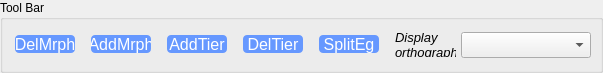
     <widget class="QGroupBox" name="eControlsBox">
      <property name="geometry">
       <rect>
        <x>254</x>
        <y>390</y>
        <width>603</width>
        <height>73</height>
       </rect>
      </property>
      <property name="styleSheet">
       <string notr="true">QPushButton {
     border: 0px solid black;
     min-width: 60px;
	 min-height: 18px;
     max-width: 60px;
	 max-height: 18px;
	background: #6698FF;
	color: white;    
	border: 0px solid black;
	border-radius: 4px;
    	padding: 0 0 0 0;
    	margin: 0 0 0 0;
}

QPushButton:pressed {
	background: #1E90FF;
	border: 2px outset #1E90FF;
}</string>
      </property>
      <property name="title">
       <string>Tool Bar</string>
      </property>
      <widget class="QPushButton" name="eDeleteBtn">
       <property name="geometry">
        <rect>
         <x>15</x>
         <y>35</y>
         <width>60</width>
         <height>18</height>
        </rect>
       </property>
       <property name="font">
        <font>
         <pointsize>12</pointsize>
        </font>
       </property>
       <property name="toolTip">
        <string>remove column from table,
removes morph from analysis</string>
       </property>
       <property name="text">
        <string>DelMrph</string>
       </property>
      </widget>
      <widget class="QPushButton" name="eAddMorphBtn">
       <property name="geometry">
        <rect>
         <x>91</x>
         <y>35</y>
         <width>60</width>
         <height>18</height>
        </rect>
       </property>
       <property name="font">
        <font>
         <pointsize>12</pointsize>
        </font>
       </property>
       <property name="toolTip">
        <string>&lt;html&gt;&lt;head/&gt;&lt;body&gt;&lt;p&gt;add column to table&lt;/p&gt;&lt;/body&gt;&lt;/html&gt;</string>
       </property>
       <property name="text">
        <string>AddMrph</string>
       </property>
      </widget>
      <widget class="QPushButton" name="eAddAnnotationBtn">
       <property name="geometry">
        <rect>
         <x>167</x>
         <y>35</y>
         <width>60</width>
         <height>18</height>
        </rect>
       </property>
       <property name="font">
        <font>
         <pointsize>12</pointsize>
        </font>
       </property>
       <property name="toolTip">
        <string>add analysis tier
(row in table)</string>
       </property>
       <property name="text">
        <string>AddTier</string>
       </property>
      </widget>
      <widget class="QPushButton" name="eRemoveTier">
       <property name="geometry">
        <rect>
         <x>243</x>
         <y>35</y>
         <width>60</width>
         <height>18</height>
        </rect>
       </property>
       <property name="font">
        <font>
         <pointsize>12</pointsize>
        </font>
       </property>
       <property name="toolTip">
        <string>remove analysis tier
(row) in table</string>
       </property>
       <property name="text">
        <string>DelTier</string>
       </property>
      </widget>
      <widget class="QPushButton" name="eSplitBtn">
       <property name="geometry">
        <rect>
         <x>319</x>
         <y>35</y>
         <width>60</width>
         <height>18</height>
        </rect>
       </property>
       <property name="font">
        <font>
         <pointsize>12</pointsize>
        </font>
       </property>
       <property name="toolTip">
        <string>split example into two separate entries</string>
       </property>
       <property name="text">
        <string>SplitEg</string>
       </property>
      </widget>
      <widget class="QLabel" name="tSwitchLabel_2">
       <property name="geometry">
        <rect>
         <x>395</x>
         <y>33</y>
         <width>61</width>
         <height>24</height>
        </rect>
       </property>
       <property name="font">
        <font>
         <pointsize>10</pointsize>
         <italic>true</italic>
        </font>
       </property>
       <property name="text">
        <string>Display
orthography</string>
       </property>
      </widget>
      <widget class="QComboBox" name="eOrthography">
       <property name="geometry">
        <rect>
         <x>461</x>
         <y>32</y>
         <width>130</width>
         <height>26</height>
        </rect>
       </property>
       <property name="sizePolicy">
        <sizepolicy hsizetype="Fixed" vsizetype="Fixed">
         <horstretch>0</horstretch>
         <verstretch>0</verstretch>
        </sizepolicy>
       </property>
       <property name="toolTip">
        <string>Switch display/export between phonetic 
and practical working (primary) orthography.</string>
       </property>
       <property name="sizeAdjustPolicy">
        <enum>QComboBox::AdjustToContentsOnFirstShow</enum>
       </property>
      </widget>
     </widget>
